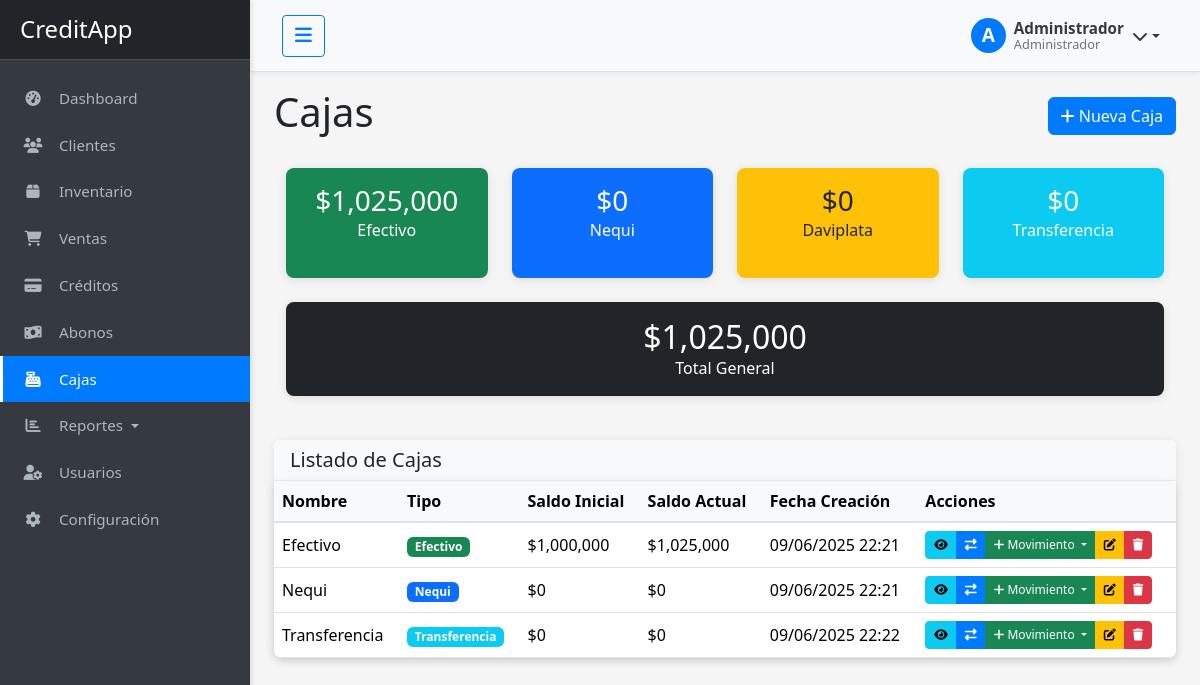
Page /cajas/ (signed in) on the committed database.
### app/models.py (models this page shows, shortened)
class Usuario(db.Model, UserMixin):
    __tablename__ = 'usuarios'
    id = db.Column(db.Integer, primary_key=True)
    nombre = db.Column(db.String(100), nullable=False)
    email = db.Column(db.String(100), unique=True, nullable=False)
    password = db.Column(db.String(200), nullable=False)
    rol = db.Column(db.String(20), nullable=False, default='usuario')
    fecha_registro = db.Column(db.DateTime, default=datetime.utcnow)
    activo = db.Column(db.Boolean, default=True)
    def is_admin(self):
        return self.rol == 'administrador'
    def is_vendedor(self):
        return self.rol == 'vendedor'
    def is_cobrador(self):
        return self.rol == 'cobrador'

class Caja(db.Model):
    __tablename__ = 'cajas'
    id = db.Column(db.Integer, primary_key=True)
    nombre = db.Column(db.String(100), nullable=False)
    tipo = db.Column(db.String(50), nullable=False)
    saldo_inicial = db.Column(db.Integer, nullable=False, default=0)
    saldo_actual = db.Column(db.Integer, nullable=False, default=0)
    fecha_apertura = db.Column(db.DateTime, default=datetime.utcnow)
    movimientos = db.relationship('MovimientoCaja', back_populates='caja',
                                 foreign_keys='MovimientoCaja.caja_id',
                                 lazy=True, cascade='all, delete-orphan')

### app/controllers/cajas.py (the view)
@cajas_bp.route('/')
@login_required
def index():
    cajas = Caja.query.all()
    total_efectivo = sum(c.saldo_actual for c in cajas if c.tipo == 'efectivo')
    total_nequi = sum(c.saldo_actual for c in cajas if c.tipo == 'nequi')
    total_daviplata = sum(c.saldo_actual for c in cajas if c.tipo == 'daviplata')
    total_transferencia = sum(c.saldo_actual for c in cajas if c.tipo == 'transferencia')
    total_general = sum(c.saldo_actual for c in cajas)
    return render_template('cajas/index.html', cajas=cajas,
                          total_efectivo=total_efectivo,
                          total_nequi=total_nequi,
                          total_daviplata=total_daviplata,
                          total_transferencia=total_transferencia,
                          total_general=total_general)

### app/templates/cajas/index.html (shortened to what this page needs)
{% extends "base.html" %}
{% block content %}
<div class="container-fluid">
    <div class="d-flex justify-content-between align-items-center mb-4">
        <h1>Cajas</h1>
        <a href="{{ url_for('cajas.crear') }}" class="btn btn-primary">
            <i class="fas fa-plus"></i> Nueva Caja
        </a>
    </div>
    <div class="row mb-4">
        <div class="col-md-3">
            <div class="card bg-success text-white h-100">
                <div class="card-body text-center">
                    <h3 class="mb-0">{{ "${:,}".format(total_efectivo|default(0)) }}</h3>
                    <p class="mb-0">Efectivo</p>
                </div>
            </div>
        </div>
        <div class="col-md-3">
            <div class="card bg-primary text-white h-100">
                <div class="card-body text-center">
                    <h3 class="mb-0">{{ "${:,}".format(total_nequi|default(0)) }}</h3>
                    <p class="mb-0">Nequi</p>
                </div>
            </div>
        </div>
        <div class="col-md-3">
            <div class="card bg-warning text-dark h-100">
                <div class="card-body text-center">
                    <h3 class="mb-0">{{ "${:,}".format(total_daviplata|default(0)) }}</h3>
                    <p class="mb-0">Daviplata</p>
                </div>
            </div>
        </div>
        <div class="col-md-3">
            <div class="card bg-info text-white h-100">
                <div class="card-body text-center">
                    <h3 class="mb-0">{{ "${:,}".format(total_transferencia|default(0)) }}</h3>
                    <p class="mb-0">Transferencia</p>
                </div>
            </div>
        </div>
    </div>
    <div class="row mb-4">
        <div class="col-md-12">
            <div class="card bg-dark text-white">
                <div class="card-body text-center">
                    <h2 class="mb-0">{{ "${:,}".format(total_general|default(0)) }}</h2>
                    <p class="mb-0">Total General</p>
                </div>
            </div>
        </div>
    </div>
    <div class="card">
        <div class="card-header">
            <h5 class="mb-0">Listado de Cajas</h5>
        </div>
        <div class="card-body p-0">
            <div class="table-responsive">
                <table class="table table-hover mb-0">
                    <thead class="table-light">
                        <tr>
                            <th>Nombre</th>
                            <th>Tipo</th>
                            <th>Saldo Inicial</th>
                            <th>Saldo Actual</th>
                            <th>Fecha Creación</th>
                            <th>Acciones</th>
                        </tr>
                    </thead>
                    <tbody>
                        {% if cajas %}
                            {% for caja in cajas %}
                                <tr>
                                    <td>{{ caja.nombre }}</td>
                                    <td>
                                        {% if caja.tipo == 'efectivo' %}
                                            <span class="badge bg-success">Efectivo</span>
                                        {% elif caja.tipo == 'nequi' %}
                                            <span class="badge bg-primary">Nequi</span>
                                        {% elif caja.tipo == 'daviplata' %}
                                            <span class="badge bg-warning text-dark">Daviplata</span>
                                        {% else %}
                                            <span class="badge bg-info">Transferencia</span>
                                        {% endif %}
                                    </td>
                                    <td>{{ "${:,}".format(caja.saldo_inicial|default(0)) }}</td>
                                    <td>{{ "${:,}".format(caja.saldo_actual|default(0)) }}</td>
                                    <td>{{ caja.fecha_apertura.strftime('%d/%m/%Y %H:%M') }}</td>
                                    <td>
                                        <div class="btn-group">
                                            <a href="{{ url_for('cajas.detalle', id=caja.id) }}" class="btn btn-sm btn-info" data-bs-toggle="tooltip" title="Ver Detalle">
                                                <i class="fas fa-eye"></i>
                                            </a>
                                            <a href="{{ url_for('cajas.movimientos', id=caja.id) }}" class="btn btn-sm btn-primary" data-bs-toggle="tooltip" title="Ver Movimientos">
                                                <i class="fas fa-exchange-alt"></i>
                                            </a>
                                            <div class="btn-group">
                                                <button type="button" class="btn btn-sm btn-success dropdown-toggle" data-bs-toggle="dropdown" aria-expanded="false">
                                                    <i class="fas fa-plus"></i> Movimiento
                                                </button>
                                            </div>
                                            {% if current_user.is_admin() %}
                                            <a href="{{ url_for('cajas.editar', id=caja.id) }}" class="btn btn-sm btn-warning" data-bs-toggle="tooltip" title="Editar">
                                                <i class="fas fa-edit"></i>
                                            </a>
                                            <button type="button" class="btn btn-sm btn-danger" data-bs-toggle="modal" data-bs-target="#eliminarCajaModal{{ caja.id }}" title="Eliminar">
                                                <i class="fas fa-trash"></i>
                                            </button>
                                            {% endif %}
                                        </div>
                                    </td>
                                </tr>
                            {% endfor %}
                        {% else %}
                            <tr>
                                <td colspan="6" class="text-center py-3">No hay cajas registradas.</td>
                            </tr>
                        {% endif %}
                    </tbody>
                </table>
            </div>
        </div>
    </div>
</div>
{% endblock %}

### app/templates/base.html (shortened to what this page needs)
<!DOCTYPE html>
<html lang="es">
<head>
    <link href="https://cdn.jsdelivr.net/npm/bootstrap@5.3.2/dist/css/bootstrap.min.css" rel="stylesheet">
    <link rel="stylesheet" href="https://cdnjs.cloudflare.com/ajax/libs/font-awesome/6.4.2/css/all.min.css">
    <link rel="stylesheet" href="{{ url_for('static', filename='css/style.css') }}">
</head>
<body>
    <div class="wrapper">
        <nav id="sidebar" class="sidebar">
            <div class="sidebar-header">
                <h3>CreditApp</h3>
            </div>
            <ul class="list-unstyled components">
                <li {% if request.endpoint == 'dashboard.index' %}class="active"{% endif %}>
                    <a href="{{ url_for('dashboard.index') }}">
                        <i class="fas fa-tachometer-alt"></i>
                        Dashboard
                    </a>
                </li>
                <li {% if request.endpoint and 'clientes' in request.endpoint %}class="active"{% endif %}>
                    <a href="{{ url_for('clientes.index') }}">
                        <i class="fas fa-users"></i>
                        Clientes
                    </a>
                </li>
                {% if current_user.is_vendedor() or current_user.is_admin() %}
                <li {% if request.endpoint and 'productos' in request.endpoint %}class="active"{% endif %}>
                    <a href="{{ url_for('productos.index') }}">
                        <i class="fas fa-box"></i>
                        Inventario
                    </a>
                </li>
                <li {% if request.endpoint and 'ventas' in request.endpoint %}class="active"{% endif %}>
                    <a href="{{ url_for('ventas.index') }}">
                        <i class="fas fa-shopping-cart"></i>
                        Ventas
                    </a>
                </li>
                {% endif %}
                <li {% if request.endpoint and 'creditos' in request.endpoint %}class="active"{% endif %}>
                    <a href="{{ url_for('creditos.index') }}">
                        <i class="fas fa-credit-card"></i>
                        Créditos
                    </a>
                </li>
                {% if current_user.is_cobrador() or current_user.is_admin() %}
                <li {% if request.endpoint and 'abonos' in request.endpoint %}class="active"{% endif %}>
                    <a href="{{ url_for('abonos.index') }}">
                        <i class="fas fa-money-bill-wave"></i>
                        Abonos
                    </a>
                </li>
                {% endif %}
                {% if current_user.is_admin() %}
                <li {% if request.endpoint and 'cajas' in request.endpoint %}class="active"{% endif %}>
                    <a href="{{ url_for('cajas.index') }}">
                        <i class="fas fa-cash-register"></i>
                        Cajas
                    </a>
                </li>
                <li class="nav-item dropdown {% if request.endpoint and 'reportes' in request.endpoint %}active{% endif %}">
                    <a href="#reportesSubmenu" data-bs-toggle="collapse" aria-expanded="false" class="dropdown-toggle">
                        <i class="fas fa-chart-bar"></i>
                        Reportes
                    </a>
                </li>
                <li {% if request.endpoint and 'usuarios' in request.endpoint %}class="active"{% endif %}>
                    <a href="{{ url_for('usuarios.index') }}">
                        <i class="fas fa-user-cog"></i>
                        Usuarios
                    </a>
                </li>
                <li {% if request.endpoint and 'config' in request.endpoint %}class="active"{% endif %}>
                    <a href="{{ url_for('config.editar') }}">
                        <i class="fas fa-cog"></i>
                        Configuración
                    </a>
                </li>
                {% endif %}
            </ul>
        </nav>
        <div id="content">
            <nav class="navbar navbar-expand-lg navbar-light bg-light">
                <div class="container-fluid">
                    <button type="button" id="sidebarCollapseDesktop" class="btn btn-outline-primary d-none d-md-block">
                        <i class="fas fa-bars"></i>
                    </button>
                    <div class="ms-auto">
                        <div class="dropdown user-profile-dropdown">
                            <a href="#" class="dropdown-toggle user-profile-link" id="dropdownUser" data-bs-toggle="dropdown" aria-expanded="false">
                                <div class="d-flex align-items-center">
                                    <div class="avatar-circle">
                                        <span class="initials">{{ current_user.nombre[0]|upper }}</span>
                                    </div>
                                    <div class="user-info ms-2 d-none d-md-block">
                                        <div class="user-name">{{ current_user.nombre }}</div>
                                        <div class="user-role">
                                            {% if current_user.rol == 'administrador' %}
                                                Administrador
                                            {% elif current_user.rol == 'vendedor' %}
                                                Vendedor
                                            {% elif current_user.rol == 'cobrador' %}
                                                Cobrador
                                            {% endif %}
                                        </div>
                                    </div>
                                    <i class="fas fa-chevron-down ms-2"></i>
                                </div>
                            </a>
                        </div>
                    </div>
                </div>
            </nav>
            <div class="container-fluid mt-3">
                {% block content %}{% endblock %}
            </div>
        </div>
    </div>
</body>
</html>

### rows in the picture
Usuario: nombre "A", nombre "Administrador"
Caja: nombre "Efectivo", tipo "Efectivo", saldo_inicial "$1,000,000", saldo_actual "$1,025,000", fecha_apertura "09/06/2025 22:21"
Caja: nombre "Nequi", tipo "Nequi", saldo_inicial "$0", saldo_actual "$0", fecha_apertura "09/06/2025 22:21"
Caja: nombre "Transferencia", tipo "Transferencia", saldo_inicial "$0", saldo_actual "$0", fecha_apertura "09/06/2025 22:22"

### other values in the picture
{{ "${:,}".format(total_efectivo|default(0)) }} "$1,025,000"
{{ "${:,}".format(total_nequi|default(0)) }} "$0"
{{ "${:,}".format(total_daviplata|default(0)) }} "$0"
{{ "${:,}".format(total_transferencia|default(0)) }} "$0"
{{ "${:,}".format(total_general|default(0)) }} "$1,025,000"
